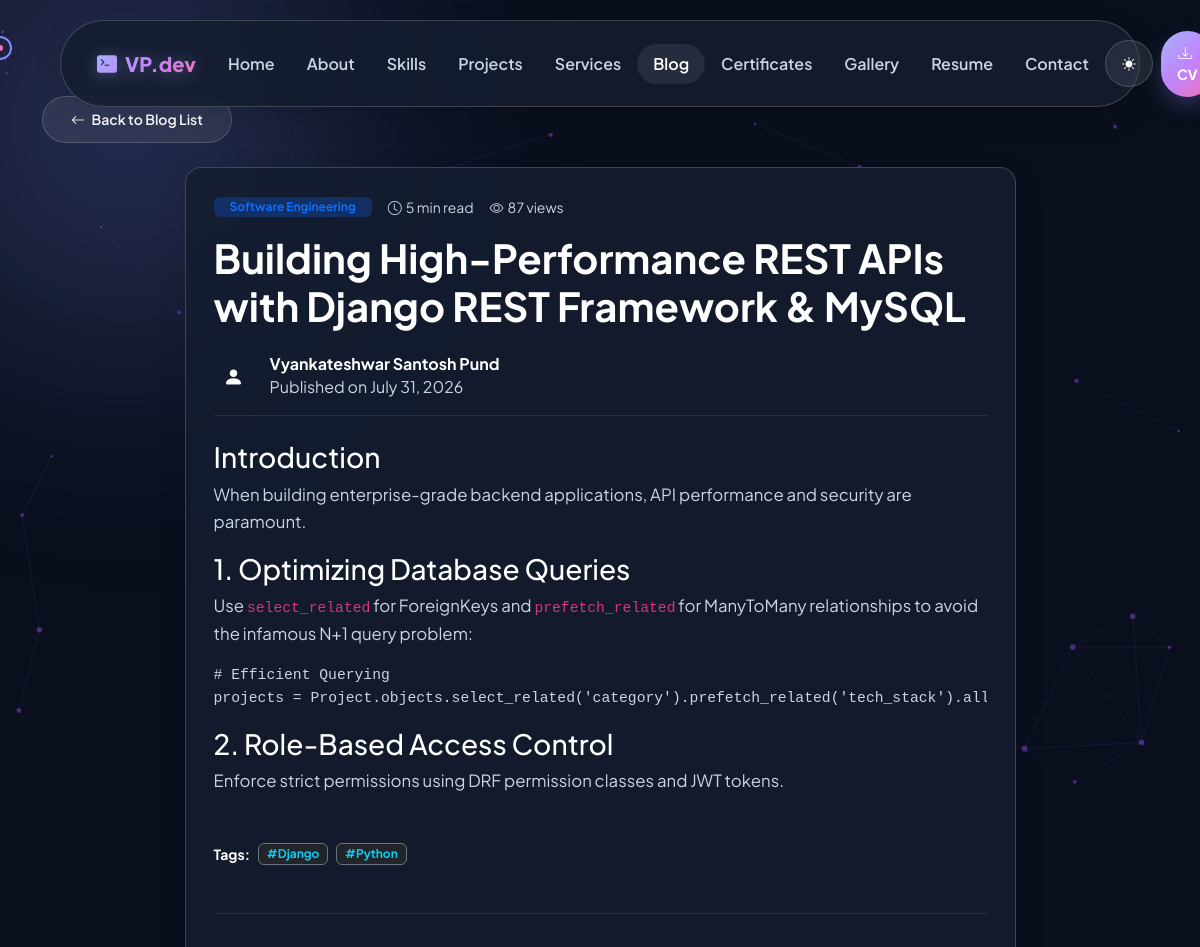
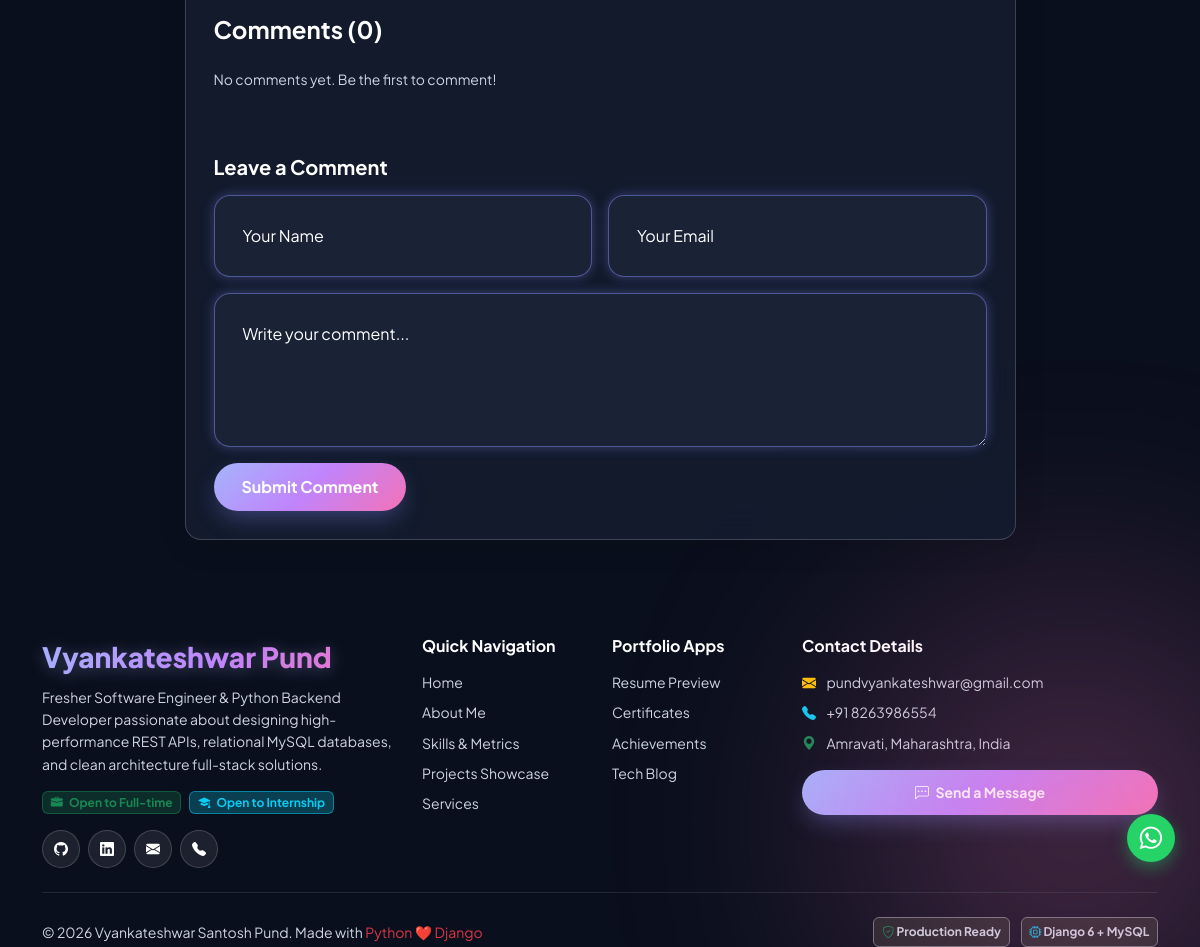
The app's page /blogs/building-high-performance-rest-apis-django-rest-framework-mysql/ with its own data (2 pictures, top to bottom).
### apps/blogs/models.py (models this page shows, shortened)
class Blog(models.Model):
    title = models.CharField(max_length=250)
    slug = models.SlugField(unique=True, blank=True)
    author = models.ForeignKey(User, on_delete=models.SET_NULL, null=True, default=1)
    category = models.ForeignKey(BlogCategory, on_delete=models.SET_NULL, null=True, related_name='blogs')
    tags = models.ManyToManyField(Tag, blank=True, related_name='blogs')
    excerpt = models.CharField(max_length=350)
    content = models.TextField(help_text='Markdown content supported')
    cover_image = models.ImageField(upload_to='blogs/', blank=True, null=True)
    reading_time = models.IntegerField(default=5, help_text='Estimated reading time in minutes')
    views_count = models.PositiveIntegerField(default=0)
    is_published = models.BooleanField(default=True)
    created_at = models.DateTimeField(auto_now_add=True)
    updated_at = models.DateTimeField(auto_now=True)
    class Meta:
        ordering = ['-created_at']
    def save(self, *args, **kwargs):
        if not self.slug:
            self.slug = slugify(self.title)
        super().save(*args, **kwargs)

class BlogCategory(models.Model):
    name = models.CharField(max_length=100)
    slug = models.SlugField(unique=True, blank=True)
    class Meta:
        verbose_name_plural = 'Blog Categories'

class Tag(models.Model):
    name = models.CharField(max_length=50)
    slug = models.SlugField(unique=True, blank=True)

### apps/portfolio/models.py (models this page shows, shortened)
class ProfileInfo(models.Model):
    name = models.CharField(max_length=100, default='Vyankateshwar Santosh Pund')
    title_roles = models.CharField(max_length=255, default='Junior Software Engineer | Python Developer | Django Backend Developer | Python Full Stack Developer')
    location = models.CharField(max_length=100, default='Amravati, Maharashtra, India')
    email = models.EmailField(default='pundvyankateshwar@gmail.com')
    phone = models.CharField(max_length=20, default='+91 8263986554')
    linkedin_url = models.URLField(default='https://linkedin.com/in/vyankateshwar-pund-7a654632b')
    github_url = models.URLField(default='https://github.com/vyankateshwarpund')
    about_summary = models.TextField()
    career_goals = models.TextField(blank=True, null=True)
    profile_image = models.ImageField(upload_to='profile/', blank=True, null=True)
    projects_completed_count = models.IntegerField(default=8)
    internships_count = models.IntegerField(default=1)
    github_contributions_count = models.IntegerField(default=600)
    technologies_count = models.IntegerField(default=20)
    hours_coding_count = models.IntegerField(default=500)
    years_experience = models.CharField(max_length=20, default='1+ Years')
    class Meta:
        verbose_name = 'Profile Information'
        verbose_name_plural = 'Profile Information'

class SocialLink(models.Model):
    platform = models.CharField(max_length=50)
    url = models.URLField()
    icon_class = models.CharField(max_length=50, help_text='e.g., bi bi-github')
    order = models.IntegerField(default=0)
    class Meta:
        ordering = ['order']

### apps/blogs/views.py (the view)
# urls.py: path('<slug:slug>/', views.BlogDetailView.as_view(), name='blog_detail'),
class BlogDetailView(DetailView):
    model = Blog
    template_name = 'blogs/blog_detail.html'
    context_object_name = 'blog'
    def get_object(self, queryset=None):
        obj = super().get_object(queryset)
        obj.views_count += 1
        obj.save(update_fields=['views_count'])
        return obj
    def get_context_data(self, **kwargs):
        context = super().get_context_data(**kwargs)
        if markdown:
            context['content_html'] = markdown.markdown(
                self.object.content,
                extensions=['fenced_code', 'codehilite', 'tables', 'toc']
            )
        else:
            context['content_html'] = f"<p>{self.object.content}</p>"
        context['approved_comments'] = self.object.comments.filter(is_approved=True)
        context['related_posts'] = Blog.objects.filter(
            category=self.object.category, is_published=True
        ).exclude(id=self.object.id)[:3]
        return context

### apps/portfolio/context_processors.py (called while the page is built)
def global_portfolio_context(request):
    profile = ProfileInfo.objects.first()
    social_links = SocialLink.objects.all()
    return {
        'profile': profile,
        'social_links': social_links,
    }

### templates/blogs/blog_detail.html (shortened to what this page needs)
{% extends 'base.html' %}
{% load static %}
{% block content %}
<section class="py-5 mt-5">
    <div class="container">
        <a href="{% url 'blog_list' %}" class="btn btn-glass btn-sm mb-4"><i class="bi bi-arrow-left me-1"></i> Back to Blog List</a>
        <div class="row justify-content-center">
            <div class="col-lg-9">
                <div class="glass-card mb-5">
                    <div class="d-flex align-items-center gap-3 mb-3">
                        <span class="badge bg-primary bg-opacity-25 text-primary px-3 py-1">{{ blog.category.name|default:"Tech" }}</span>
                        <span class="text-muted small"><i class="bi bi-clock me-1"></i>{{ blog.reading_time }} min read</span>
                        <span class="text-muted small"><i class="bi bi-eye me-1"></i>{{ blog.views_count }} views</span>
                    </div>
                    <h1 class="fw-bold text-white mb-4">{{ blog.title }}</h1>
                    <div class="d-flex align-items-center gap-3 mb-4 pb-3 border-bottom border-secondary border-opacity-25">
                        <div class="rounded-circle bg-gradient-primary text-white p-2 d-flex align-items-center justify-content-center" style="width:40px; height:40px;">
                            <i class="bi bi-person-fill fs-5"></i>
                        </div>
                        <div>
                            <h6 class="fw-bold text-white mb-0">{{ profile.name|default:"Vyankateshwar Pund" }}</h6>
                            <span class="text-muted extra-small">Published on {{ blog.created_at|date:"F d, Y" }}</span>
                        </div>
                    </div>
                    <div class="markdown-content text-muted leading-relaxed mb-5" style="font-size: 1.05rem;">
                        {{ content_html|safe }}
                    </div>
                    <div class="d-flex align-items-center gap-2 mb-5">
                        <span class="text-white small fw-bold">Tags:</span>
                        {% for tag in blog.tags.all %}
                        <span class="badge bg-dark border border-secondary text-info">#{{ tag.name }}</span>
                        {% endfor %}
                    </div>
                    <hr class="border-secondary opacity-25 my-5">
                    <h4 class="fw-bold text-white mb-4">Comments ({{ approved_comments.count }})</h4>
                    <div class="d-flex flex-column gap-3 mb-5">
                        {% for comment in approved_comments %}
                        <div class="glass-card bg-secondary bg-opacity-10 p-3">
                            <div class="d-flex align-items-center justify-content-between mb-2">
                                <h6 class="fw-bold text-primary mb-0"><i class="bi bi-person-circle me-2"></i>{{ comment.name }}</h6>
                                <span class="text-muted extra-small">{{ comment.created_at|date:"M d, Y H:i" }}</span>
                            </div>
                            <p class="text-muted small mb-0">{{ comment.comment_text }}</p>
                        </div>
                        {% empty %}
                        <p class="text-muted small">No comments yet. Be the first to comment!</p>
                        {% endfor %}
                    </div>
                    <h5 class="fw-bold text-white mb-3">Leave a Comment</h5>
                    <form action="{% url 'add_comment' slug=blog.slug %}" method="POST">
                        <div class="row g-3">
                            <div class="col-md-6">
                                <input type="text" name="name" class="form-control glass-card border-secondary text-white" placeholder="Your Name" required>
                            </div>
                            <div class="col-md-6">
                                <input type="email" name="email" class="form-control glass-card border-secondary text-white" placeholder="Your Email" required>
                            </div>
                            <div class="col-12">
                                <textarea name="comment_text" rows="4" class="form-control glass-card border-secondary text-white" placeholder="Write your comment..." required></textarea>
                            </div>
                            <div class="col-12">
                                <button type="submit" class="btn btn-gradient">Submit Comment</button>
                            </div>
                        </div>
                    </form>
                </div>
            </div>
        </div>
    </div>
</section>
{% endblock %}

### templates/components/footer.html (shortened to what this page needs)
<footer>
    <div class="container">
        <div class="row gy-4">
            <div class="col-lg-4 col-md-6">
                <a class="navbar-brand gradient-text fs-3 mb-2 d-block" href="{% url 'home' %}">
                    Vyankateshwar Pund
                </a>
                <p class="text-muted small mb-3">
                    Fresher Software Engineer & Python Backend Developer passionate about designing high-performance REST APIs,
                    relational MySQL databases, and clean architecture full-stack solutions.
                </p>
                <div class="d-flex flex-wrap gap-2 mb-3">
                    <span class="badge bg-success bg-opacity-25 text-success border border-success border-opacity-50"><i class="bi bi-briefcase-fill me-1"></i> Open to Full-time</span>
                    <span class="badge bg-info bg-opacity-25 text-info border border-info border-opacity-50"><i class="bi bi-mortarboard-fill me-1"></i> Open to Internship</span>
                </div>
                <div class="d-flex gap-2">
                    {% for social in social_links %}
                    <a href="{{ social.url }}" target="_blank" class="btn btn-glass btn-sm rounded-circle p-2" style="width:38px; height:38px; display:inline-flex; align-items:center; justify-content:center;" title="{{ social.platform }}">
                        <i class="{{ social.icon_class }}"></i>
                    </a>
                    {% endfor %}
                </div>
            </div>
            <div class="col-lg-2 col-md-6">
                <h6 class="text-white mb-3 fw-bold">Quick Navigation</h6>
                <ul class="list-unstyled small">
                    <li class="mb-2"><a href="{% url 'home' %}" class="text-muted text-decoration-none">Home</a></li>
                    <li class="mb-2"><a href="{% url 'about' %}" class="text-muted text-decoration-none">About Me</a></li>
                    <li class="mb-2"><a href="{% url 'skills_list' %}" class="text-muted text-decoration-none">Skills & Metrics</a></li>
                    <li class="mb-2"><a href="{% url 'project_list' %}" class="text-muted text-decoration-none">Projects Showcase</a></li>
                    <li class="mb-2"><a href="{% url 'services' %}" class="text-muted text-decoration-none">Services</a></li>
                </ul>
            </div>
            <div class="col-lg-2 col-md-6">
                <h6 class="text-white mb-3 fw-bold">Portfolio Apps</h6>
                <ul class="list-unstyled small">
                    <li class="mb-2"><a href="{% url 'resume' %}" class="text-muted text-decoration-none">Resume Preview</a></li>
                    <li class="mb-2"><a href="{% url 'certificates' %}" class="text-muted text-decoration-none">Certificates</a></li>
                    <li class="mb-2"><a href="{% url 'achievements' %}" class="text-muted text-decoration-none">Achievements</a></li>
                    <li class="mb-2"><a href="{% url 'blog_list' %}" class="text-muted text-decoration-none">Tech Blog</a></li>
                </ul>
            </div>
            <div class="col-lg-4 col-md-6">
                <h6 class="text-white mb-3 fw-bold">Contact Details</h6>
                <ul class="list-unstyled small text-muted mb-3">
                    <li class="mb-2"><i class="bi bi-envelope-fill text-warning me-2"></i> pundvyankateshwar@gmail.com</li>
                    <li class="mb-2"><i class="bi bi-telephone-fill text-info me-2"></i> +91 8263986554</li>
                    <li class="mb-2"><i class="bi bi-geo-alt-fill text-success me-2"></i> Amravati, Maharashtra, India</li>
                </ul>
                <a href="{% url 'contact' %}" class="btn btn-gradient btn-sm w-100"><i class="bi bi-chat-left-dots me-1"></i> Send a Message</a>
            </div>
        </div>
        <hr class="my-4 border-secondary opacity-25">
        <div class="row align-items-center">
            <div class="col-md-6 text-center text-md-start mb-2 mb-md-0">
                <span class="text-muted small">&copy; 2026 Vyankateshwar Santosh Pund. Made with <span class="text-danger">Python ❤️ Django</span></span>
            </div>
            <div class="col-md-6 text-center text-md-end">
                <span class="badge bg-dark border border-secondary text-muted me-2"><i class="bi bi-shield-check text-success"></i> Production Ready</span>
                <span class="badge bg-dark border border-secondary text-muted"><i class="bi bi-cpu text-info"></i> Django 6 + MySQL</span>
            </div>
        </div>
    </div>
</footer>

### static/css/style.css (style rules this page uses)
:root { --bg-primary: #0a0f1d; --bg-secondary: #111827; --bg-card: rgba(20, 29, 47, 0.85); --bg-glass: rgba(255, 255, 255, 0.08); --border-glass: rgba(255, 255, 255, 0.18); --border-glow: rgba(129, 140, 248, 0.6); --text-main: #ffffff; --text-muted: #cbd5e1; --text-sub: #e2e8f0; --accent-primary: #818cf8; --accent-secondary: #c084fc; --accent-cyan: #38bdf8; --accent-pink: #f472b6; --accent-gradient: linear-gradient(135deg, #a5b4fc 0%, #c084fc 50%, #f472b6 100%); --accent-glow: rgba(129, 140, 248, 0.4); --pill-bg: rgba(20, 29, 47, 0.9); --pill-text: #ffffff; --hero-para-color: #e2e8f0; --badge-bg: rgba(255, 255, 255, 0.08); --badge-text: #ffffff; --shadow-hover: 0 20px 50px -10px rgba(129, 140, 248, 0.4); --transition-smooth: all 0.35s cubic-bezier(0.16, 1, 0.3, 1); --font-family: 'Plus Jakarta Sans', system-ui, -apple-system, sans-serif; }
body { background-color: var(--bg-primary); color: var(--text-main); font-family: var(--font-family); overflow-x: hidden; transition: background-color 0.4s ease, color 0.4s ease; min-height: 100vh; }
p, .text-muted { color: var(--text-muted) !important; line-height: 1.6; }
h1, h2, h3, h4, h5, h6, .section-title, .text-main { color: var(--text-main) !important; }
.gradient-text { background: var(--accent-gradient); -webkit-background-clip: text; -webkit-text-fill-color: transparent; display: inline-block; font-weight: 800; }
[data-theme="dark"] .gradient-text { filter: drop-shadow(0 2px 8px rgba(165, 180, 252, 0.35)); }
input, textarea, select, .form-control, .form-select, input:focus, textarea:focus, select:focus, .form-control:focus, .form-select:focus, input:active, textarea:active, select:active, .form-control:active, .form-select:active { color: #ffffff !important; background-color: #1a2336 !important; border: 1px solid rgba(129, 140, 248, 0.5) !important; -webkit-text-fill-color: #ffffff !important; box-shadow: 0 0 12px rgba(129, 140, 248, 0.35) !important; }
input::placeholder, textarea::placeholder { color: var(--text-muted) !important; opacity: 0.8; }
.glass-card { background: var(--bg-card); backdrop-filter: blur(18px); -webkit-backdrop-filter: blur(18px); border: 1px solid var(--border-glass); border-radius: 16px; padding: 1.75rem; transition: var(--transition-smooth); box-shadow: 0 8px 32px rgba(0, 0, 0, 0.08); position: relative; word-wrap: break-word; overflow-wrap: break-word; }
.btn-gradient { background: var(--accent-gradient); color: #ffffff !important; border: none; border-radius: 30px; padding: 0.75rem 1.75rem; font-weight: 700; transition: var(--transition-smooth); box-shadow: 0 10px 25px -5px rgba(129, 140, 248, 0.4); }
.btn-glass { background: var(--bg-glass); color: var(--text-main) !important; border: 1px solid var(--border-glass); border-radius: 30px; padding: 0.75rem 1.75rem; font-weight: 600; backdrop-filter: blur(10px); transition: var(--transition-smooth); }

### records on screen
Blog: category.name "Software Engineering", reading_time "5", views_count "87", title "Building High-Performance REST APIs with Django REST Framework & MySQL", created_at "July 31, 2026"
ProfileInfo: name "Vyankateshwar Santosh Pund"
Tag: name "Django"
Tag: name "Python"

### other values on screen
{{ approved_comments.count }} "0"
